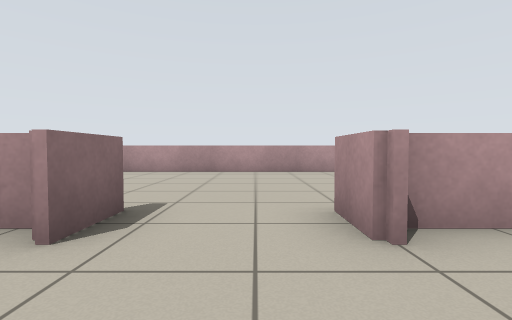
View 1 (above)

21 first-person views from a walk through a Stage world. The camera is 0.66 m above the floor, tilts 2° down and sees 85° across. The lines on the ground mark 1 m squares. The floor is counted in squares, 1 m on a side. Each view is taken from the middle of a square. On the plan, view 1 faces up. The plan holds only what a view shows up to about 9 squares ahead; the rest is blank. The robots in the file are not drawn.

View 2
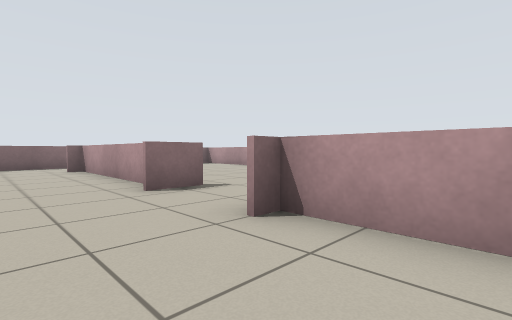

View 3
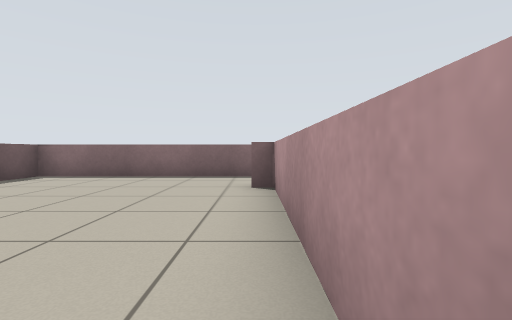

View 4
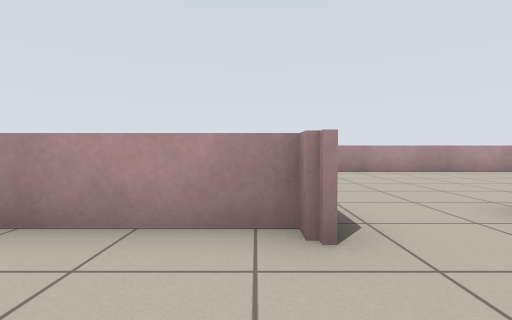

View 5
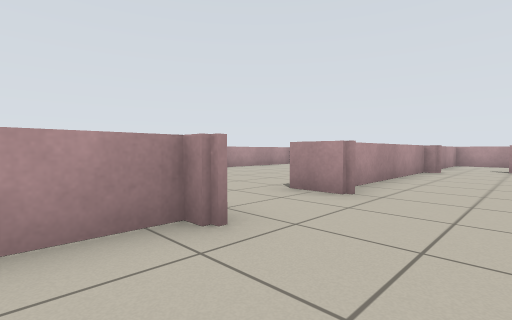

View 6
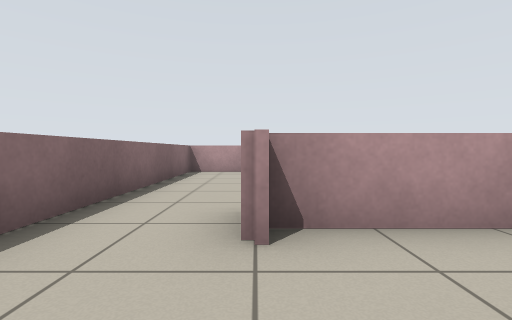

View 7
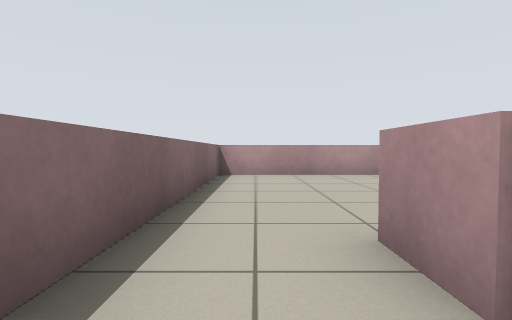

View 8
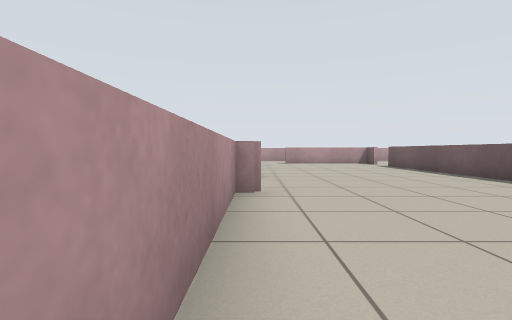

View 9
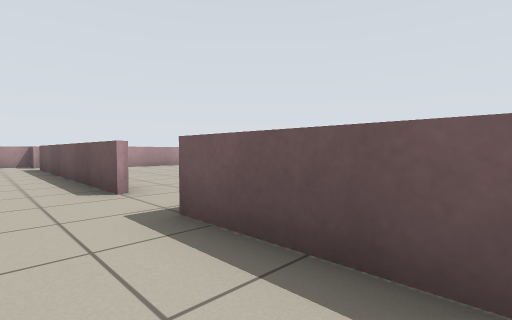

View 10
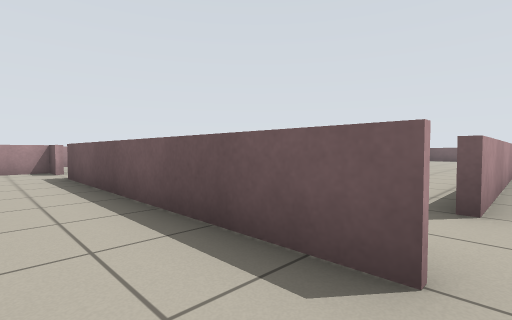

View 11
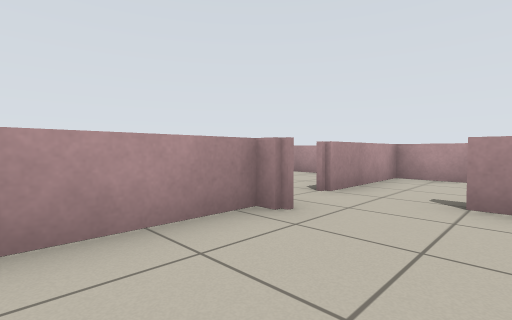

View 12
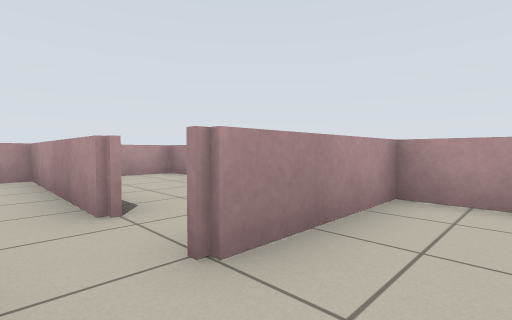

View 13
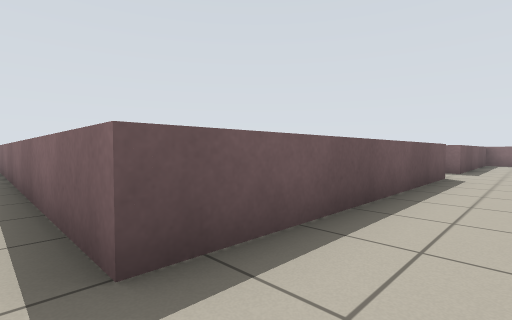

View 14
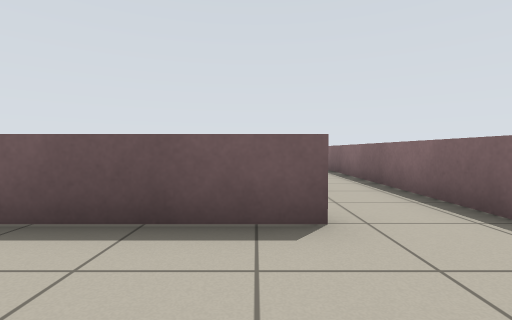

View 15
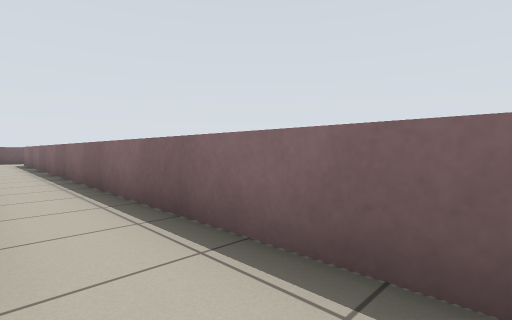

View 16
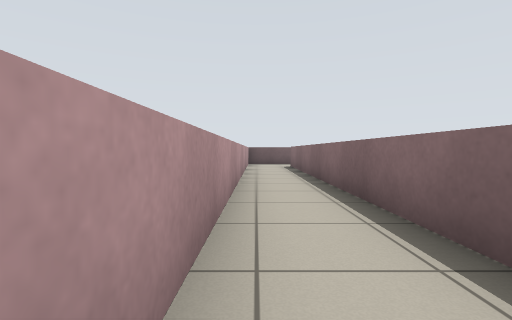

View 17
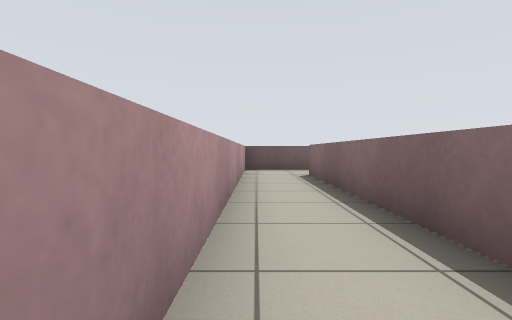

View 18
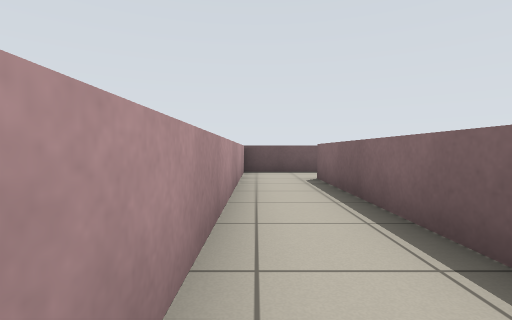

View 19
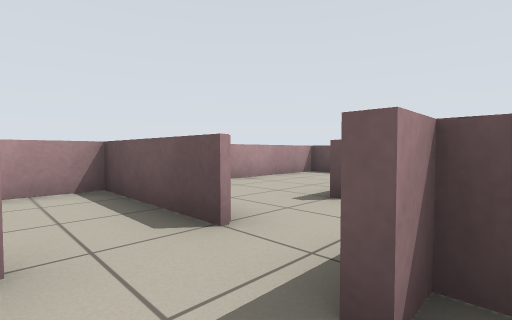

View 20
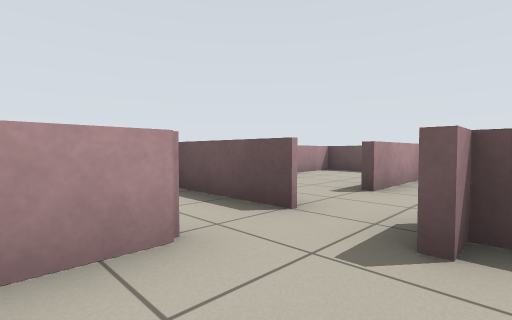

View 21
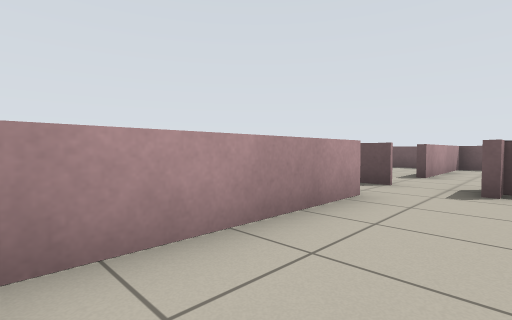

### Floor plan
Points are (right, up) in squares from view 1. A wall is a line through its corners. A room is listed if a view was taken in it or the views show most of it. See-through windows are left out.
Room 1 (views 1, 2, 3, 4, 5, 6, 7, 8, 9, 10, 11, 12, 13, 14)
walls: (-1.6, 1.9) (-1.6, 2.3) (-6.9, 2.3) (-6.9, 1.9); (-1.8, -3.5) (5.5, -3.5); (6.3, 1.9) (6.3, 2.3) (1.1, 2.3) (1.1, 1.9); (-6, -3.5) (-3.4, -3.5); (6.9, -3.5) (7.8, -3.5) (7.8, 0.6); (-9, 1.5) (-9, -3.5) (-7.9, -3.5)
ways out: opening at (-2, -3) to room 2; opening at (-8, 2.5) to room 3; opening at (0, 2.5) to room 3; opening at (8, 1) to room 4
Room 2 (views 15, 16, 17, 18)
walls: (-1.6, -21) (-1.6, -5.4); (-3.9, -21.5) (-1.6, -21.5); (-3.4, -3.5) (-3.4, -19.6)
ways out: opening at (-2, -3) to room 1; opening at (-3, -20.5); opening at (-1, -4.5)
Room 3 (views 19, 20, 21)
walls: (-1.4, 3.1) (-1.4, 1.9); (0.9, 1.9) (0.9, 3.1); (-7.1, 2) (-7.1, 3.1); (7.8, 3.9) (7.8, 8.5) (-9, 8.5) (-9, 1.5)
ways out: opening at (-8, 2.5) to room 1; opening at (0, 2.5) to room 1; gap at (8, 4) to room 5
Room 4 (no view inside)
walls: (9.8, -3.5) (11, -3.5) (11, 2.3) (7.9, 2.3)
ways out: opening at (8, 1) to room 1
Room 5 (no view inside)
walls: (11, 8.5) (9.5, 8.5); (7.9, 2.5) (11, 2.5) (11, 5.4)
ways out: gap at (8, 4) to room 3

Where each view was taken, in squares from view 1:
view 1: 0 up, 0 right, facing up
view 2: 0 up, 3 right, facing up-left
view 3: 2 up, 2 left, facing left
view 4: 0 up, 2 left, facing up
view 5: 0 up, 3 left, facing up-right
view 6: 0 up, 7 left, facing up
view 7: 1 up, 8 left, facing up
view 8: 2 up, 6 left, facing right
view 9: 2 down, 6 left, facing down-right
view 10: 2 down, 2 left, facing down-right
view 11: 0 up, 4 right, facing up-right
view 12: 1 up, 7 right, facing up-right
view 13: 2 down, 6 right, facing down-left
view 14: 1 down, 1 left, facing down
view 15: 4 down, 2 left, facing down-left
view 16: 8 down, 2 left, facing down
view 17: 12 down, 2 left, facing down
view 18: 13 down, 2 left, facing down
view 19: 4 up, 6 right, facing down-right
view 20: 5 up, 6 right, facing down-right
view 21: 8 up, 6 right, facing down-right
